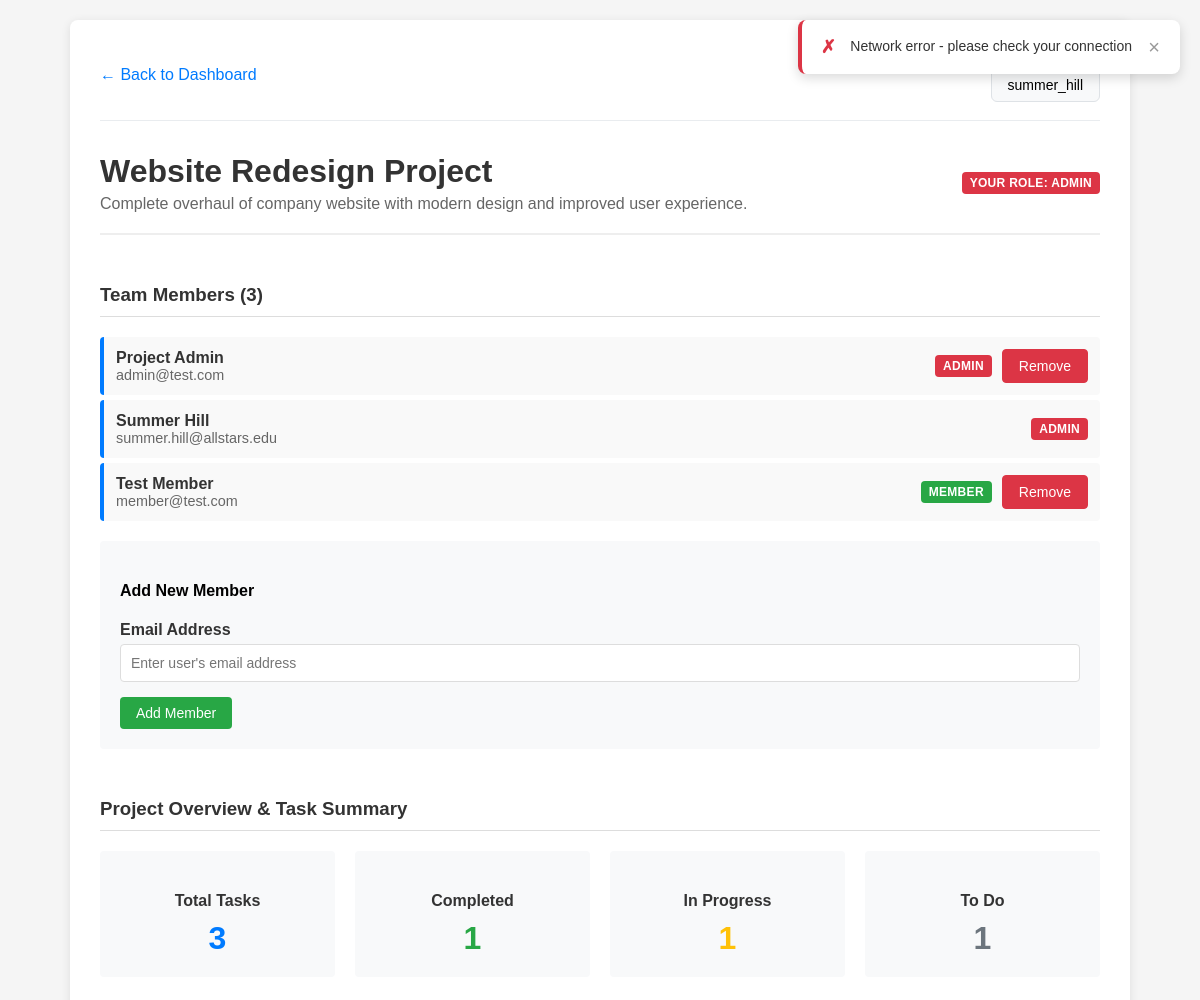
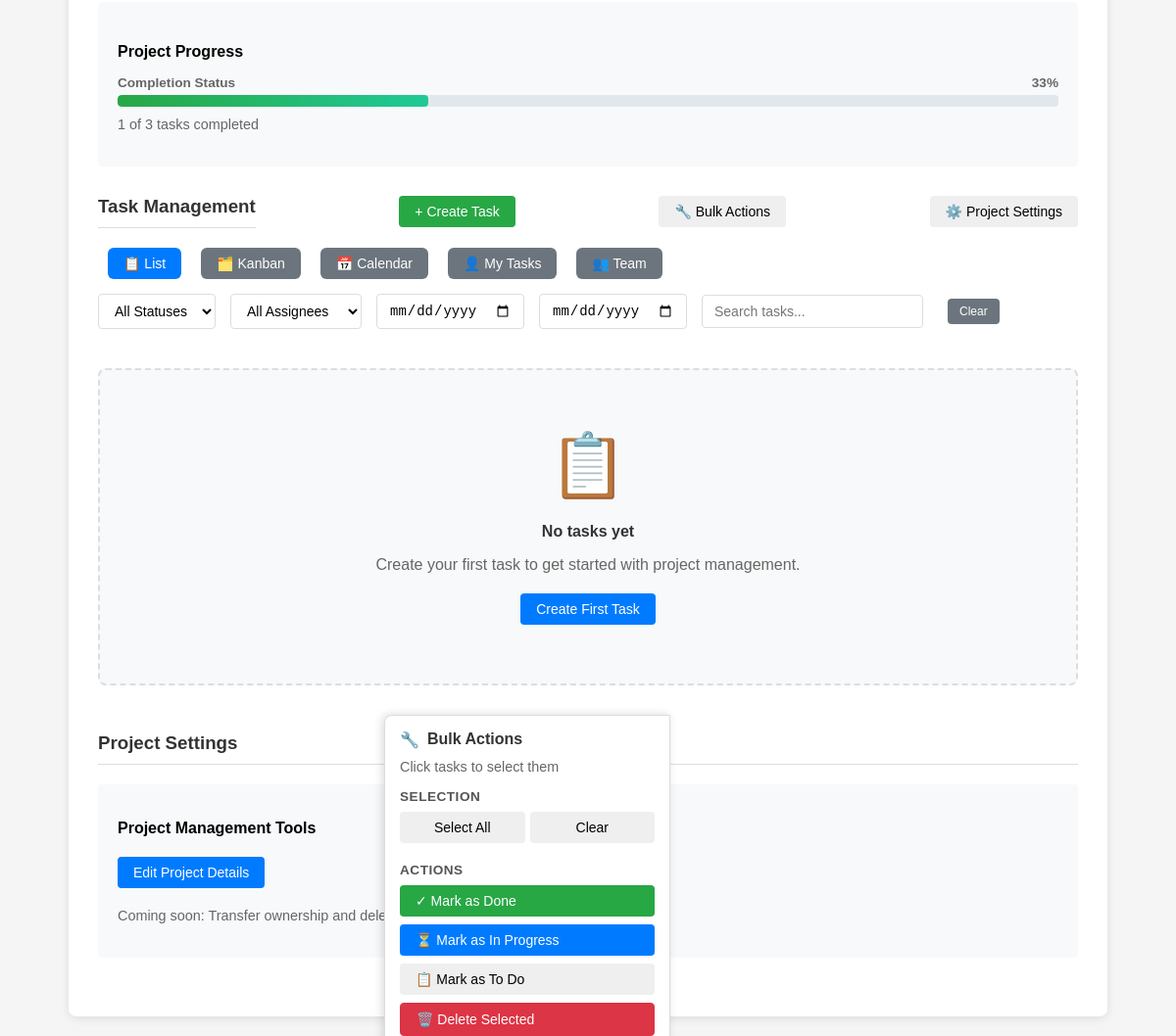
Screenshot of /project.php?id=2 (signed in) with the database file from the repository (2 pictures, top to bottom).
### tables this page shows
CREATE TABLE users (
    user_id INT AUTO_INCREMENT PRIMARY KEY,
    username VARCHAR(50) UNIQUE NOT NULL,
    email VARCHAR(100) UNIQUE NOT NULL,
    password_hash VARCHAR(255) NOT NULL,
    name VARCHAR(100) NOT NULL,
    created_at TIMESTAMP DEFAULT CURRENT_TIMESTAMP
);

CREATE TABLE projects (
    project_id INT AUTO_INCREMENT PRIMARY KEY,
    title VARCHAR(100) NOT NULL,
    description TEXT,
    created_date TIMESTAMP DEFAULT CURRENT_TIMESTAMP,
    updated_at TIMESTAMP DEFAULT CURRENT_TIMESTAMP ON UPDATE CURRENT_TIMESTAMP
);

CREATE TABLE project_memberships (
    membership_id INT AUTO_INCREMENT PRIMARY KEY,
    project_id INT NOT NULL,
    user_id INT NOT NULL,
    role ENUM('member', 'admin') DEFAULT 'member',
    joined_at TIMESTAMP DEFAULT CURRENT_TIMESTAMP,
    UNIQUE KEY unique_membership (project_id, user_id),
    FOREIGN KEY (project_id) REFERENCES projects(project_id) ON DELETE CASCADE,
    FOREIGN KEY (user_id) REFERENCES users(user_id) ON DELETE CASCADE
);

### project.php (the view, shortened to what this page needs)
<?php
$currentUser = [
    'user_id' => $_SESSION['user_id'],
    'username' => $_SESSION['username'] ?? '',
    'role' => $_SESSION['role'] ?? 'user'
];
$host = 'localhost';
$dbname = 'ttpm_system';
$username = 'root';
$password = '';
$mysqli = new mysqli($host, $username, $password, $dbname);
$project_id = (int)($_GET['id'] ?? 0);
$stmt = $mysqli->prepare("SELECT role FROM project_memberships WHERE user_id = ? AND project_id = ?");
$stmt->bind_param("ii", $_SESSION['user_id'], $project_id);
$stmt->execute();
$result = $stmt->get_result();
$membership = $result->fetch_assoc();
$user_role = $membership['role'];
$is_admin = ($user_role === 'admin');
$stmt = $mysqli->prepare("SELECT * FROM projects WHERE project_id = ?");
$stmt->bind_param("i", $project_id);
$stmt->execute();
$result = $stmt->get_result();
$project = $result->fetch_assoc();
$stmt = $mysqli->prepare("
    SELECT pm.role, pm.joined_at, u.username, u.name, u.email, u.user_id
    FROM project_memberships pm
    JOIN users u ON pm.user_id = u.user_id
    WHERE pm.project_id = ?
    ORDER BY pm.role DESC, pm.joined_at ASC
");
$stmt->bind_param("i", $project_id);
$stmt->execute();
$result = $stmt->get_result();
$members = [];
while ($row = $result->fetch_assoc()) {
    $members[] = $row;
}
$taskMetrics = [
    'total_tasks' => 0,
    'completed_tasks' => 0,
    'in_progress_tasks' => 0,
    'todo_tasks' => 0,
    'completion_percentage' => 0
];
$stmt = $mysqli->prepare("
    SELECT
        COUNT(*) as total_tasks,
        SUM(CASE WHEN status = 'Done' THEN 1 ELSE 0 END) as completed_tasks,
        SUM(CASE WHEN status = 'In Progress' THEN 1 ELSE 0 END) as in_progress_tasks,
        SUM(CASE WHEN status = 'To Do' THEN 1 ELSE 0 END) as todo_tasks
    FROM tasks
    WHERE project_id = ?
");
$stmt->bind_param("i", $project_id);
$stmt->execute();
$result = $stmt->get_result();
if ($row = $result->fetch_assoc()) {
    $taskMetrics = $row;
    $taskMetrics['completion_percentage'] = $taskMetrics['total_tasks'] > 0
        ? round(($taskMetrics['completed_tasks'] / $taskMetrics['total_tasks']) * 100)
        : 0;
}
?>
<!DOCTYPE html>
<html lang="en">
<head>
    <link rel="stylesheet" href="assets/css/project.css">
    <link rel="stylesheet" href="assets/css/components.css">
</head>
<body>
    <div class="container">
        <nav class="navbar">
            <div class="navbar-nav">
                <a href="dashboard.php" class="back-link">← Back to Dashboard</a>
            </div>
            <div class="navbar-user">
                <div class="dropdown">
                    <button class="btn dropdown-toggle" type="button" id="userDropdown">
                        <?php echo htmlspecialchars($currentUser['username']); ?>
                    </button>
                </div>
            </div>
        </nav>
        <div class="header">
            <div>
                <h1 class="project-title"><?php echo htmlspecialchars($project['title']); ?></h1>
                <p class="text-muted" style="margin: 5px 0 0 0;">
                    <?php echo htmlspecialchars($project['description'] ?? 'No description provided'); ?>
                </p>
            </div>
            <div>
                <span class="role-badge role-<?php echo $user_role; ?>">
                    Your Role: <?php echo ucfirst($user_role); ?>
                </span>
            </div>
        </div>
        <div class="section">
            <h3>Team Members (<?php echo count($members); ?>)</h3>
            <ul class="member-list">
                <?php foreach ($members as $member): ?>
                    <li class="member-item">
                        <div class="member-info">
                            <div class="member-name">
                                <?php echo htmlspecialchars($member['name'] ?: $member['username']); ?>
                            </div>
                            <div class="member-email">
                                <?php echo htmlspecialchars($member['email']); ?>
                            </div>
                        </div>
                        <div class="member-actions">
                            <span class="role-badge role-<?php echo $member['role']; ?>"
                                  data-tooltip="User role: <?php echo ucfirst($member['role']); ?>">
                                <?php echo ucfirst($member['role']); ?>
                            </span>
                            <?php if ($is_admin && $member['user_id'] != $_SESSION['user_id']): ?>
                                <button type="button" class="btn btn-danger remove-member-btn admin-only"
                                        data-role-show="admin"
                                        data-user-id="<?php echo $member['user_id']; ?>"
                                        data-tooltip="Remove <?php echo htmlspecialchars($member['name'] ?: $member['username']); ?> from project"
                                        data-tooltip-theme="error">Remove</button>
                            <?php endif; ?>
                        </div>
                    </li>
                <?php endforeach; ?>
            </ul>
            <?php if ($is_admin): ?>
                <div class="add-member-form admin-only">
                    <h4>Add New Member</h4>
                    <form id="add-member-form">
                        <div class="form-group small">
                            <label for="email">Email Address</label>
                            <input type="email" id="email" name="email" required placeholder="Enter user's email address">
                        </div>
                        <button type="submit" class="btn btn-success">Add Member</button>
                    </form>
                </div>
            <?php endif; ?>
        </div>
        <div class="section">
            <h3>Project Overview & Task Summary</h3>
            <div class="task-metrics-grid">
                <div class="metric-card">
                    <h4 class="metric-title">Total Tasks</h4>
                    <div class="metric-value total" id="total-tasks-count">
                        <?php echo $taskMetrics['total_tasks']; ?>
                    </div>
                </div>
                <div class="metric-card">
                    <h4 class="metric-title">Completed</h4>
                    <div class="metric-value completed" id="completed-tasks-count">
                        <?php echo $taskMetrics['completed_tasks']; ?>
                    </div>
                </div>
                <div class="metric-card">
                    <h4 class="metric-title">In Progress</h4>
                    <div class="metric-value in-progress" id="in-progress-tasks-count">
                        <?php echo $taskMetrics['in_progress_tasks']; ?>
                    </div>
                </div>
                <div class="metric-card">
                    <h4 class="metric-title">To Do</h4>
                    <div class="metric-value todo" id="todo-tasks-count">
                        <?php echo $taskMetrics['todo_tasks']; ?>
                    </div>
                </div>
            </div>
            <div class="progress-overview">
                <h4>Project Progress</h4>
                <div class="project-progress">
                    <div class="progress-label">
                        <span><strong>Completion Status</strong></span>
                        <span><strong id="completion-percentage"><?php echo $taskMetrics['completion_percentage']; ?>%</strong></span>
                    </div>
                    <div class="progress-bar large">
                        <div class="progress-fill <?php echo $taskMetrics['completion_percentage'] == 0 ? 'zero' : ''; ?>"
                             id="progress-fill" style="width: <?php echo $taskMetrics['completion_percentage']; ?>%"></div>
                    </div>
                    <div class="progress-details" id="progress-details">
                        <?php if ($taskMetrics['total_tasks'] > 0): ?>
                            <?php echo $taskMetrics['completed_tasks']; ?> of <?php echo $taskMetrics['total_tasks']; ?> tasks completed
                        <?php else: ?>
                            No tasks created yet. Tasks will appear here once CS3-13 (Task Management) is implemented.
                        <?php endif; ?>
                    </div>
                </div>
            </div>
        </div>
        <div class="section member-only">
            <div class="section-header">
                <h3>Task Management</h3>
                <button id="create-task-btn" class="btn btn-success member-only"
                        onclick="showTaskModal(); return false;"
                        data-tooltip="Create a new task for this project">
                    + Create Task
                </button>
                <div style="position: relative; display: inline-block;">
                    <button id="bulk-actions-btn" class="btn btn-warning admin-only" data-role-show="admin" data-tooltip="Admin-only bulk operations">
                        🔧 Bulk Actions
                    </button>
                </div>
                <button id="project-settings-btn" class="btn btn-info admin-only" data-role-show="admin" data-tooltip="Admin project settings">
                    ⚙️ Project Settings
                </button>
            </div>
            <div class="task-controls">
                <div class="view-toggle">
                    <button id="list-view-btn" class="btn btn-secondary active" data-tooltip="List view">
                        📋 List
                    </button>
                    <button id="kanban-view-btn" class="btn btn-secondary" data-tooltip="Kanban board">
                        🗂️ Kanban
                    </button>
                    <button id="calendar-view-btn" class="btn btn-secondary" data-tooltip="Calendar view">
                        📅 Calendar
                    </button>
                    <button id="mytasks-view-btn" class="btn btn-secondary" data-tooltip="My tasks">
                        👤 My Tasks
                    </button>
                    <button id="team-view-btn" class="btn btn-secondary" data-tooltip="Team view">
                        👥 Team
                    </button>
                </div>
                <div class="task-filters">
                    <select id="status-filter" class="filter-select">
                        <option value="">All Statuses</option>
                    </select>
                    <select id="assignee-filter" class="filter-select">
                        <option value="">All Assignees</option>
                    </select>
                    <input type="date" id="due-start-filter" class="filter-select" title="Due date from">
                    <input type="date" id="due-end-filter" class="filter-select" title="Due date to">
                    <input type="text" id="search-tasks" placeholder="Search tasks..." class="search-input">
                    <button type="button" id="clear-filters-btn" class="btn btn-secondary btn-small"
                            data-tooltip="Clear all filters">Clear</button>
                </div>
            </div>
            <div id="task-list-view" class="task-list-view">
                <div id="empty-state" class="empty-state" style="display: none;">
                    <div class="empty-icon">📋</div>
                    <h4>No tasks yet</h4>
                    <p>Create your first task to get started with project management.</p>
                    <button id="create-first-task-btn" class="btn btn-primary">Create First Task</button>
                </div>
            </div>
        </div>
        <div id="bulk-actions-dropdown" class="admin-only">
            <div class="bulk-sidebar-header">
                <h4 style="margin: 0 0 10px 0; color: #333; display: flex; align-items: center; gap: 8px;">
                    🔧 <span>Bulk Actions</span>
                </h4>
                <div id="selected-count" style="font-size: 0.9em; color: #666; margin-bottom: 15px;">Click tasks to select them</div>
            </div>
            <div class="bulk-selection-controls">
                <h6 style="margin: 0 0 8px 0; color: #555; font-size: 0.85em; text-transform: uppercase; letter-spacing: 0.5px;">Selection</h6>
                <div style="display: flex; gap: 5px; margin-bottom: 20px;">
                    <button class="btn btn-sm btn-outline-primary" onclick="selectAllTasks()" style="flex: 1;">Select All</button>
                    <button class="btn btn-sm btn-outline-secondary" onclick="clearTaskSelection()" style="flex: 1;">Clear</button>
                </div>
            </div>
            <div class="bulk-actions-section">
                <h6 style="margin: 0 0 8px 0; color: #555; font-size: 0.85em; text-transform: uppercase; letter-spacing: 0.5px;">Actions</h6>
                <div style="display: flex; flex-direction: column; gap: 8px; margin-bottom: 20px;">
                    <button class="btn btn-sm btn-success" onclick="bulkUpdateStatus('Done')" style="text-align: left;">✓ Mark as Done</button>
                    <button class="btn btn-sm btn-primary" onclick="bulkUpdateStatus('In Progress')" style="text-align: left;">⏳ Mark as In Progress</button>
                    <button class="btn btn-sm btn-warning" onclick="bulkUpdateStatus('To Do')" style="text-align: left;">📋 Mark as To Do</button>
                    <button class="btn btn-sm btn-danger" onclick="bulkDeleteTasks()" style="text-align: left;">🗑️ Delete Selected</button>
                </div>
            </div>
        </div>
        <?php if ($is_admin): ?>
            <div class="section admin-only">
                <h3>Project Settings</h3>
                <div class="add-member-form">
                    <p class="mb-2"><strong>Project Management Tools</strong></p>
                    <a href="edit-project.php?id=<?php echo $project_id; ?>" class="btn btn-primary">Edit Project Details</a>
                    <p class="mt-2 text-muted" style="font-size: 0.9rem;">
                        Coming soon: Transfer ownership and delete project
                    </p>
                </div>
            </div>
        <?php endif; ?>
    </div>
</body>
</html>

### assets/css/components.css (style rules this page uses)
.admin-only { display: none; }
.admin-only.admin-enabled { display: block !important; }
.member-only { display: block; }
.role-badge { display: inline-block; padding: 0.25rem 0.5rem; font-size: 0.75rem; font-weight: 600; border-radius: 0.25rem; text-transform: uppercase; letter-spacing: 0.025em; }
.member-name { font-size: 1rem; font-weight: 600; }
.navbar { display: flex; justify-content: space-between; align-items: center; padding: 1rem 0; margin-bottom: 2rem; border-bottom: 1px solid #e9ecef; }
.navbar-nav { display: flex; align-items: center; gap: 1rem; }
.navbar-user { display: flex; align-items: center; }
.dropdown { position: relative; }
.dropdown-toggle { background: #f8f9fa; border: 1px solid #dee2e6; padding: 0.5rem 1rem; border-radius: 0.375rem; cursor: pointer; }
#bulk-actions-dropdown { z-index: 1001; }
#bulk-actions-dropdown { display: none; position: fixed; width: 280px; height: auto; max-height: calc(100vh - 140px); background: white; border: 1px solid #ddd; border-radius: 8px 0 0 8px; box-shadow: -2px 0 10px rgba(0,0,0,0.15); padding: 15px; z-index: 1001; transition: transform 0.3s ease-in-out; overflow-y: auto; transform: translateX(100%); }
@media (max-width: 1200px) { #bulk-actions-dropdown { width: 260px; } }

### rows the page displays
users: username "summer_hill"
projects: title "Website Redesign Project", description "Complete overhaul of company website with modern design and improved user experience."
project_memberships: role "ADMIN", user.name "Summer Hill", user.email "summer.hill@allstars.edu"
project_memberships: user.name "Project Admin", user.email "admin@test.com", role "ADMIN"
project_memberships: user.name "Test Member", user.email "member@test.com", role "MEMBER"

### other values shown
count($members) "3"
$taskMetrics['total_tasks'] "3"
$taskMetrics['completed_tasks'] "1"
$taskMetrics['in_progress_tasks'] "1"
$taskMetrics['todo_tasks'] "1"
$taskMetrics['completion_percentage'] "33"
